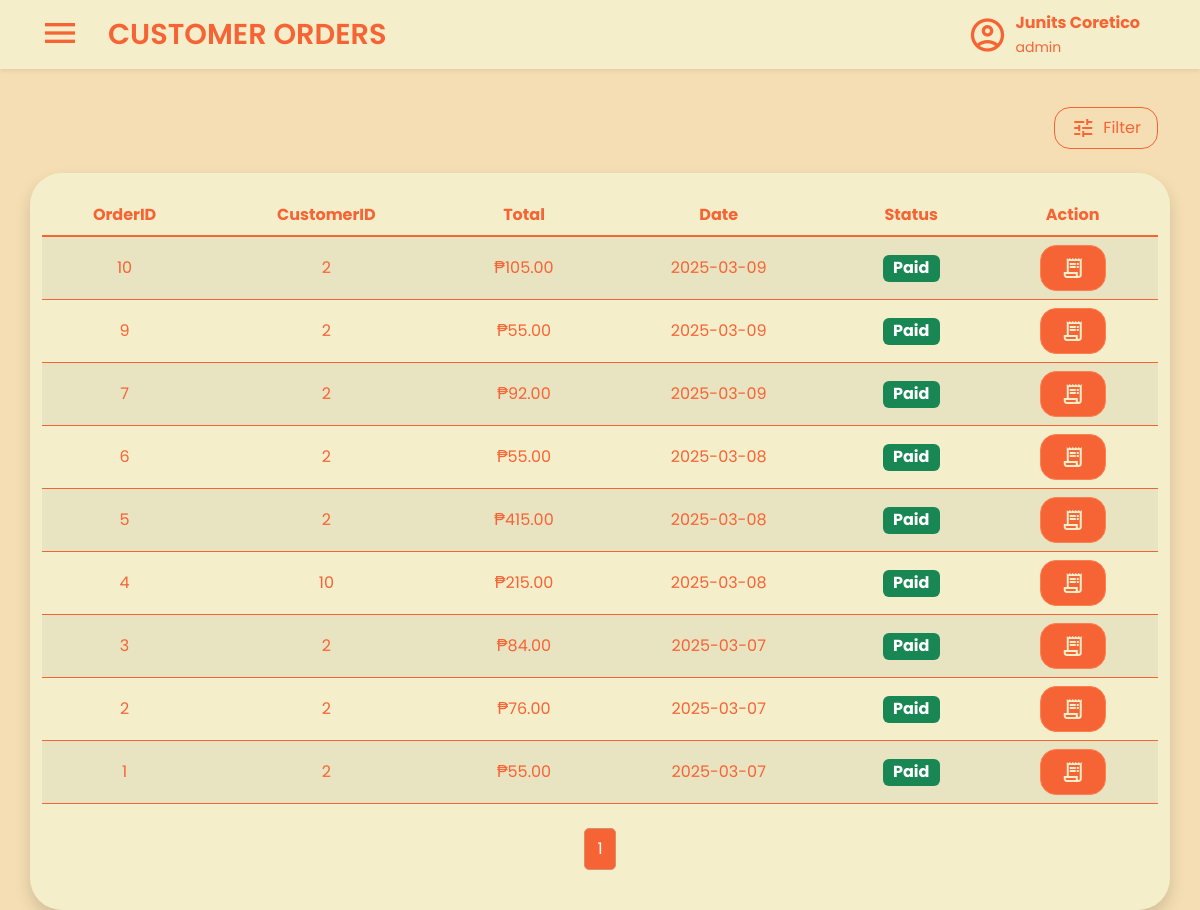
Page /views/orders.php (signed in) on the earlier database version.
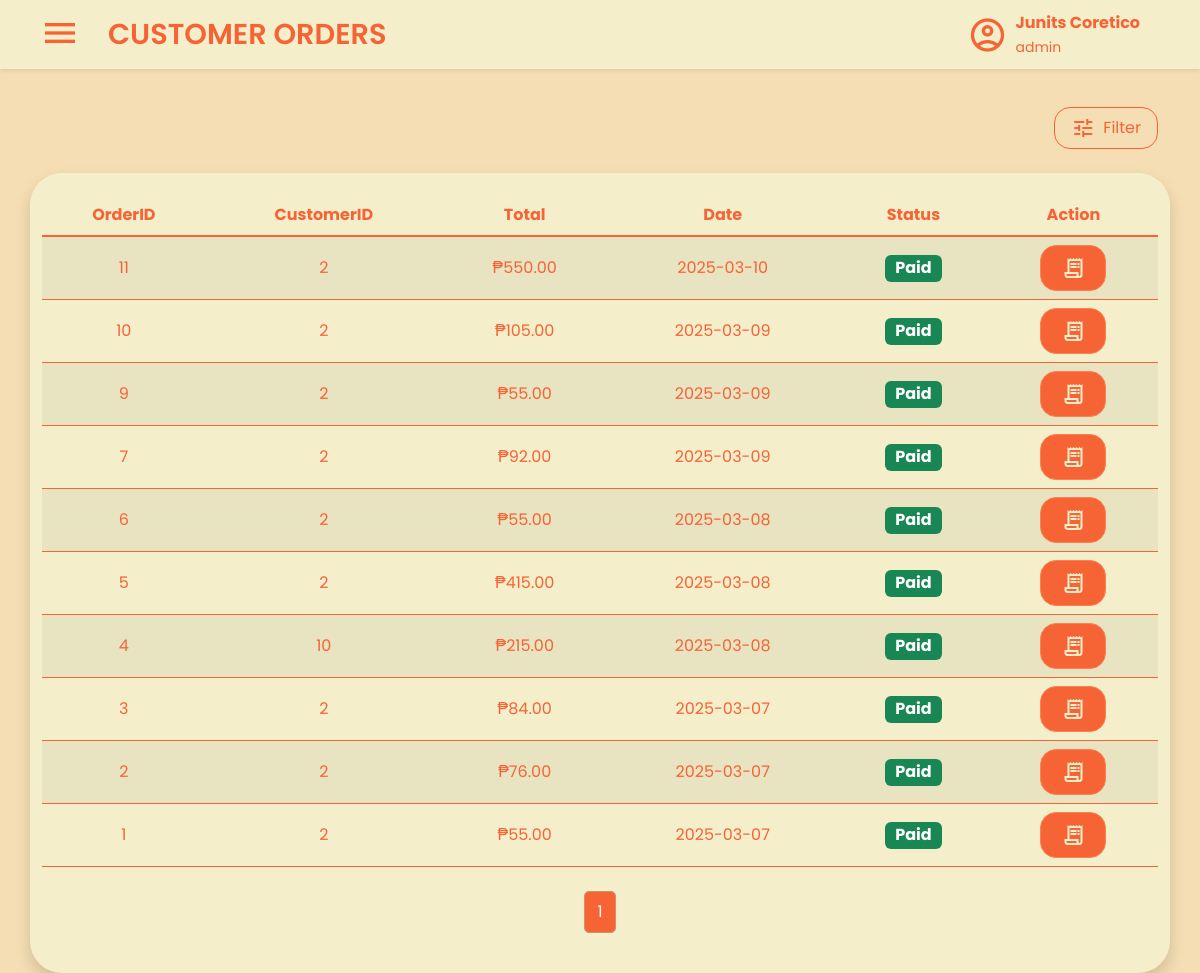
Same page on the later database version.
### tables this page shows
CREATE TABLE `orders` (
  `OrderID` int(11) NOT NULL AUTO_INCREMENT,
  `CustomerID` int(11) DEFAULT NULL,
  `Date` datetime NOT NULL,
  `Total` decimal(10,2) NOT NULL,
  `Status` char(5) NOT NULL,
  `Delivery` int(11) DEFAULT NULL,
  `Created_At` datetime NOT NULL DEFAULT current_timestamp(),
  `Created_By` int(11) NOT NULL,
  `Updated_At` datetime NOT NULL DEFAULT current_timestamp() ON UPDATE current_timestamp(),
  `Updated_By` int(11) NOT NULL,
  PRIMARY KEY (`OrderID`),
  KEY `CustomerID` (`CustomerID`),
  KEY `Created_By` (`Created_By`),
  KEY `Updated_By` (`Updated_By`)
);

### views/orders.php (the view, shortened to what this page needs)
<?php
include '../database/database.php';
$records_per_page = 10;
$page = isset($_GET['page']) && is_numeric($_GET['page']) ? (int) $_GET['page'] : 1;
$offset = ($page - 1) * $records_per_page;
$where_clause = "";
$params = [];
$types = "";
$total_query = "SELECT COUNT(*) AS total FROM Orders " . $where_clause;
$count_stmt = $conn->prepare($total_query);
$count_stmt->execute();
$count_result = $count_stmt->get_result();
$total_row = $count_result->fetch_assoc();
$total_records = $total_row['total'];
$total_pages = ceil($total_records / $records_per_page);
$query = "SELECT OrderID, CustomerID, Date, Status, Total
          FROM Orders " . $where_clause . "
          ORDER BY Date DESC
          LIMIT ? OFFSET ?";
$stmt = $conn->prepare($query);
if (!empty($where_clause)) {
  $params[] = $records_per_page;
  $params[] = $offset;
  $types .= "ii";
  $stmt->bind_param($types, ...$params);
} else {
  $stmt->bind_param("ii", $records_per_page, $offset);
}
$stmt->execute();
$result = $stmt->get_result();
?>
<!DOCTYPE html>
<html lang="en">
<head>
  <link rel="stylesheet" href="../statics/products-style.css" />
  <link rel="stylesheet" href="../statics/style.css" />
  <link rel="stylesheet" href="../statics/css/bootstrap.min.css" />
</head>
<body class="main">
  <nav class="navbar bg-body-tertiary fixed-top shadow-sm">
    <div class="container-fluid">
      <div class="d-flex align-items-center">
        <button
          class="navbar-toggler mx-3 border-0 shadow-none"
          type="button"
          data-bs-toggle="offcanvas"
          data-bs-target="#offcanvasNavbar"
          aria-controls="offcanvasNavbar"
          aria-label="Toggle navigation">
          <span class="material-icons-outlined navbar-icon"> menu </span>
        </button>
        <a class="navbar-brand fw-semibold" href="orders.php">CUSTOMER ORDERS</a>
      </div>
      <div class="d-flex align-items-center me-5 ms-auto">
        <span class="material-icons-outlined me-2 fs-1">account_circle</span>
        <div>
          <p class="fw-bold mb-0">
            <?php echo htmlspecialchars($_SESSION['first_name'] . ' ' . $_SESSION['last_name']); ?>
          </p>
          <small class="mt-0">
            <?php echo htmlspecialchars($_SESSION['role']); ?>
          </small>
        </div>
      </div>
    </div>
  </nav>
  <div class="container mt-4 pt-5">
    <div class="row align-items-center justify-content-end">
      <div class="col-md-auto d-flex gap-2">
        <button type="button" class="btn btn-outline-secondary d-flex align-items-center gap-2 rounded-4 py-2 px-3" data-bs-toggle="modal" data-bs-target="#filterModal">
          <span class="material-icons-outlined">tune</span>
          <span>Filter</span>
        </button>
      </div>
      <div class="container-fluid mt-4 rounded-5 shadow">
        <div class="table-responsive mb-3">
          <table class="table table-striped rounded-3">
            <thead>
              <tr>
                <th class="text-center">OrderID</th>
                <th class="text-center">CustomerID</th>
                <th class="text-center">Total</th>
                <th class="text-center">Date</th>
                <th class="text-center">Status</th>
                <th class="text-center">Action</th>
              </tr>
            </thead>
            <tbody class="table-group-divider">
              <?php
              if ($result->num_rows > 0) {
                while ($row = $result->fetch_assoc()) {
                  echo "<tr>";
                  echo "<td class='align-middle text-center'>{$row['OrderID']}</td>";
                  echo "<td class='align-middle text-center'>{$row['CustomerID']}</td>";
                  echo "<td class='align-middle text-center'>₱" . number_format($row['Total'], 2) . "</td>";
                  echo "<td class='align-middle text-center'>" . date("Y-m-d", strtotime($row['Date'])) . "</td>";
                  $status = $row['Status'];
                  $badgeClass = ($status == 'Paid') ? 'text-bg-success' : (($status == 'Pending') ? 'text-bg-warning' : 'text-bg-danger');
                  echo "<td class='align-middle text-center'><span class='badge $badgeClass fs-6'>{$status}</span></td>";
                  echo "<td class='align-middle text-center'>
                    <button
                    class='btn add-product-button btn-primary rounded-4 d-block mx-auto d-flex align-items-center justify-content-center preview-order'
                    data-id='{$row['OrderID']}'
                    >
                        <span class='material-icons-outlined'>receipt_long</span>
                    </button>
                  </td>";
                  echo "</tr>";
                }
              } else {
                echo "<tr><td colspan='6' class='text-center text-muted py-3'>There's no order yet.</td></tr>";
              }
              ?>
            </tbody>
          </table>
          <nav>
            <ul class="pagination justify-content-center">
              <?php for ($i = 1; $i <= $total_pages; $i++): ?>
                <li class="page-item <?php echo ($i == $page) ? 'active' : ''; ?>">
                  <a class="page-link focus-ring" href="?page=<?php echo $i; ?>"><?php echo $i; ?></a>
                </li>
              <?php endfor; ?>
            </ul>
          </nav>
        </div>
      </div>
    </div>
  </div>
</body>
</html>

### statics/products-style.css (style rules this page uses)
:root { --color-1: #f66435; --color-2: #f4efca; --color-3: #f5deb3; --color-4: #ff7f50; --color-5: #d49066; }
body { padding-top: 35px; }
.container { padding-top: 2.5em !important; }
.container-fluid { background-color: var(--color-2) !important; }
.btn.add-product-button { background-color: var(--color-1) !important; border-color: var(--color-4) !important; color: var(--color-2) !important; font-weight: 600; padding: 10px 20px; transition: all 0.3s ease-in-out !important; }
.btn-outline-secondary { color: var(--color-1) !important; border-color: var(--color-1) !important; font-weight: 600; padding: 10px 20px; transition: all 0.3s ease-in-out !important; }
.table { background-color: #f4efca !important; color: #f66435 !important; margin-top: 2%; border-color: var(--color-1) !important; border-radius: 3px; }
.table th, .table td { background-color: #f4efca !important; color: #f66435 !important; border-color: var(--color-1) !important; }
.table thead th { background-color: #f4efca !important; color: #f66435 !important; border-color: var(--color-1) !important; }
.table tbody tr { background-color: #f4efca !important; border-color: var(--color-1) !important; }
.table td:last-child { text-align: center !important; }
.table th:last-child { text-align: center !important; }
.pagination { display: flex !important; padding: 0.5rem !important; list-style: none !important; border-radius: 5px !important; }
.pagination .page-item { margin: 0 5px !important; }
.pagination .page-link { color: var(--color-1) !important; background-color: var(--color-2) !important; border: 1px solid var(--color-5) !important; padding: 8px 12px !important; border-radius: 5px !important; text-decoration: none !important; transition: all 0.3s ease-in-out !important; }
.pagination .page-item.active .page-link { background-color: var(--color-1) !important; color: white !important; border-color: var(--color-5) !important; }

### statics/style.css (style rules this page uses)
:root { --color-1: #f66435; --color-2: #f4efca; --color-3: #f5deb3; --color-4: #ff7f50; --color-5: #d49066; --color-1-rgb: 246, 100, 53; }
* { font-family: "Poppins", sans-serif; }
.main { background-color: var(--color-3); }
p { color: var(--color-1); }
.btn-primary { background-color: #ff5733; border-color: #d43f00; color: white; padding: 12px 20px; border-radius: 8px; transition: background-color 0.3s ease, transform 0.2s ease; }
nav.navbar { background-color: var(--color-2) !important; color: var(--color-1) !important; }
.navbar-brand { font-size: 1.8em !important; color: var(--color-1) !important; }
.navbar .navbar-toggler .navbar-icon { color: var(--color-1) !important; font-size: 2em; }

Differences in the rows shown:
added orders: OrderID "11", CustomerID "2", Total "550.00", Date "2025-03-10", Status "Paid"
